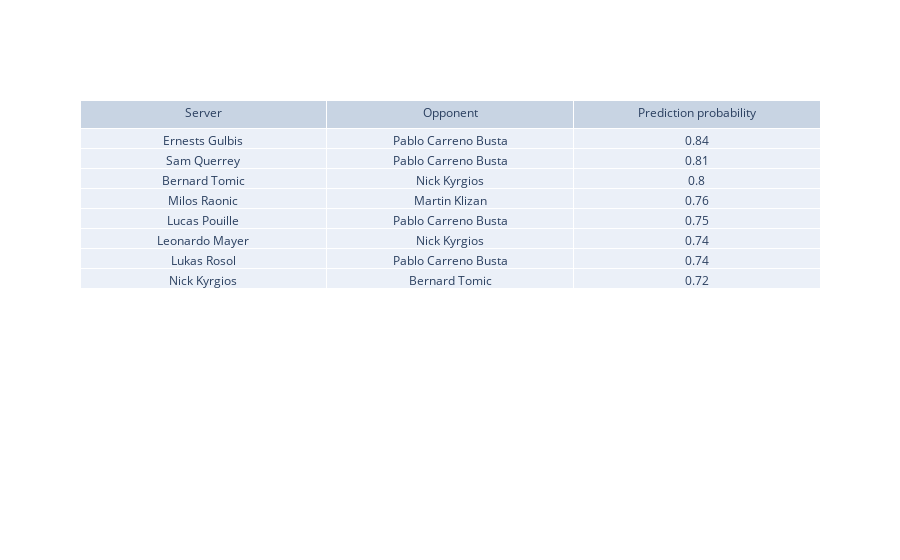

Notebook cell for this chart:
### Code cell
start=0
stop=10

fig = go.Figure(data=[go.Table(header=dict(values=['Server', 'Opponent','Prediction probability']),
                 cells=dict(values=[list(map(lambda x:(x[0]),sorted_model_av))[start:stop], list(map(lambda x:(x[1]),sorted_model_av))[start:stop],list(map(lambda x:(round(x[2],2)),sorted_model_av))[start:stop]]))
                     ])
fig.show()
fig.write_image('model_av_strat_predictions_table.png')

### Figure 1 — Plotly figure (JSON) as saved in the notebook; plotly's stock layout.template omitted (floating-point values rounded to 4 significant figures)
{"data": [{"cells": {"values": [["Ernests Gulbis", "Sam Querrey", "Bernard Tomic", "Milos Raonic", "Lucas Pouille", "Leonardo Mayer", "Lukas Rosol", "Nick Kyrgios"], ["Pablo Carreno Busta", "Pablo Carreno Busta", "Nick Kyrgios", "Martin Klizan", "Pablo Carreno Busta", "Nick Kyrgios", "Pablo Carreno Busta", "Bernard Tomic"], [0.84, 0.81, 0.8, 0.76, 0.75, 0.74, 0.74, 0.72]]}, "header": {"values": ["Server", "Opponent", "Prediction probability"]}, "type": "table"}], "layout": {}}
